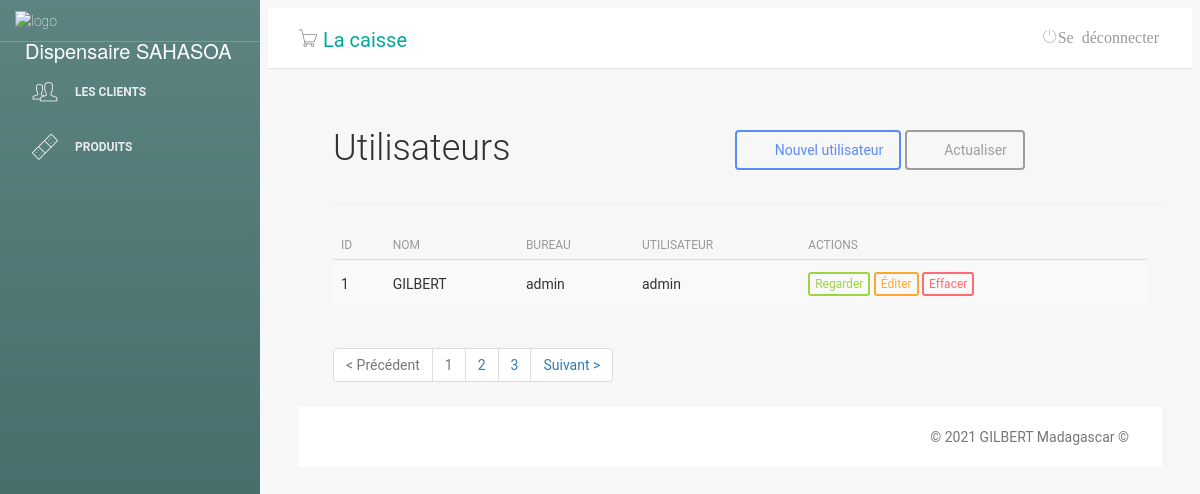
The app's page /main.php?pg=usuario with its own data.
### tables this page shows
CREATE TABLE "tb_usuarios" (
	"id"	INTEGER,
	"nome"	TEXT,
	"usuario"	TEXT,
	"senha"	INTEGER,
	"cargo"	TEXT,
	PRIMARY KEY("id" AUTOINCREMENT)
);

### usuario.php (the view, shortened to what this page needs)
<?php
include('classes/Mysql.php');
?>
<div class="lista-cliente">
    <div id="top" class="row">
        <div class="col-sm-2">
            <h2>Utilisateurs</h2>
        </div>
        <div class="col-sm-6">
        </div>
        <div class="col-sm-4 btn-lista">
            <a class="btn btn-primary" href="?pg=adicionar-usuario"><i class="fa fa-plus"></i> Nouvel utilisateur</a>
            <a class="btn btn-default" href="?pg=usuario"><i class="fa fa-refresh"></i> Actualiser</a>
        </div>
    </div>
    <hr />
    <div id="list" class="row">
        <div class="table-responsive col-md-12">
            <table class="table table-striped" cellspacing="0" cellpadding="0">
                <?php
                $sql = $db->prepare("SELECT * FROM `tb_usuarios`");
                $sql->execute();
                $usuarios = $sql->fetchAll();
                ?>
                <thead>
                    <tr>
                        <th>ID</th>
                        <th>Nom</th>
                        <th>Bureau</th>
                        <th>Utilisateur</th>
                        <th class="actions">Actions</th>
                    </tr>
                </thead>
                <tbody>
                    <tr>
                        <?php foreach ($usuarios as $value) : ?>
                            <td><?php echo $value['id'] ?></td>
                            <td><?php echo $value['nome'] ?></td>
                            <td><?php echo $value['cargo'] ?></td>
                            <td><?php echo $value['usuario'] ?></td>
                            <td class="actions">
                                <a class="btn btn-success btn-xs" href="?pg=visualizar-usuario&id=<?php echo $value['id'] ?>">Regarder</a>
                                <a class="btn btn-warning btn-xs" href="?pg=editar-usuario&id=<?php echo $value['id'] ?> ">Éditer</a>
                                <a onclick="return window.confirm('Voulez-vous vraiment supprimer cet Utilisateur ?');" class="btn btn-danger btn-xs" href="?pg=usuario&deletar=<?php echo $value['id']; ?>">Effacer</a>
                            </td>
                    </tr>
                <?php endforeach; ?>
                </tbody>
            </table>
            <div id="bottom" class="row">
                <div class="col-md-12">
                    <ul class="pagination">
                        <li class="disabled"><a>&lt; Précédent</a></li>
                        <li class="disabled"><a>1</a></li>
                        <li><a href="#">2</a></li>
                        <li><a href="#">3</a></li>
                        <li class="next"><a href="#" rel="next">Suivant &gt;</a></li>
                    </ul>
                </div>
            </div>
        </div>

### css/style.css (style rules this page uses)
.lista-cliente { margin-left: 50px; }
.btn-lista { margin-top: 30px; }
@media only screen and (max-width: 1300px) { .btn-lista { margin-top: 30px; margin-left: 31%; width: 335px; } }

### records on screen
tb_usuarios: id "1", nome "GILBERT", cargo "admin", usuario "admin"
